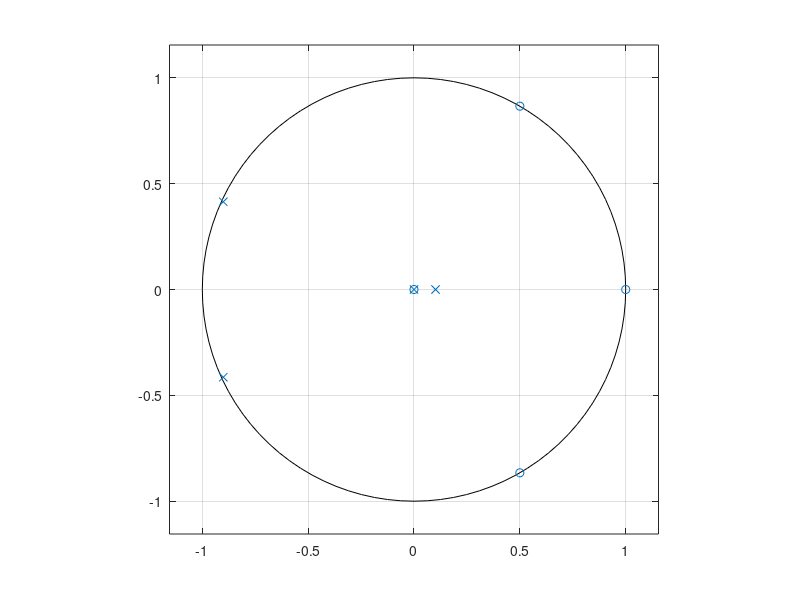
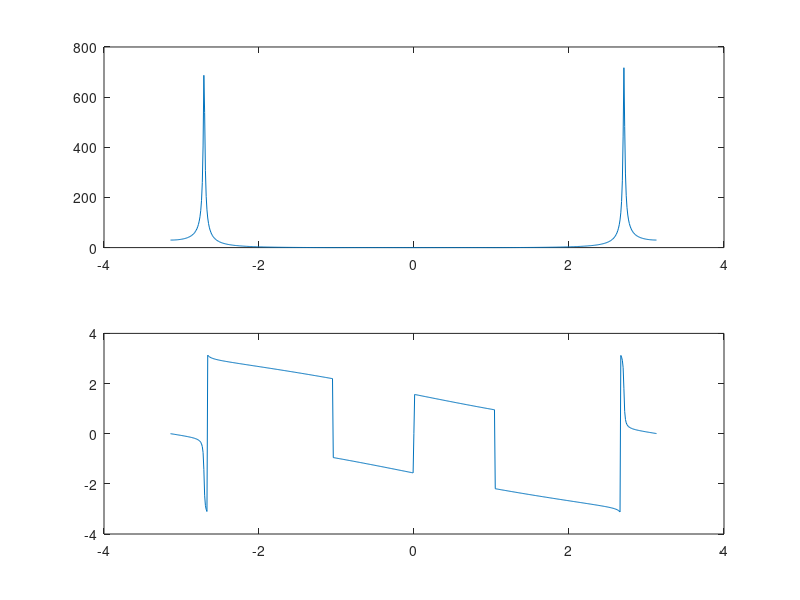

MATLAB code for these plots, in order:
%Segun el h formamos el los coeficientes de a y b
Fm = 100;
T=1/Fm;
w = 0:T:2*pi-T;
r = 1;
z = r*exp(j*w);
f=-pi:T:pi-T;

b = -1 + 2*z -2*z.^2 + z.^3;
a = -0.1 + 0.8*z + 1.7*z.^2 + z.^3; 
h = b./a; 
h_f = [h(floor(length(h)/2)+1:length(h)) h(1:floor(length(h)/2))];

#b = [0 -1 2 -2 1];
#a = [0 -0.1 0.8 1.7 1];
b1 = [1 -2 2 -1 0];
a1 = [1 1.7 0.8 -0.1 0];

%Polos son las raices del a
p = roots(a1);
N= length(p);

%Ceros son las raices del b
c = roots(b1);
M= length(c);

%Grafico los polos y los ceros
figure(1);
zplane(b1,a1);

%Grafico la respuesta en frecuencia del impulso dado por los polinomios a y b

figure(2);
#[h,f]= freqz(b,a,1024,0,10000);
#freqz_plot(f,h);
subplot(2,1,1);
plot(f,abs(h_f));
subplot(2,1,2);
plot(f,angle(h_f));
